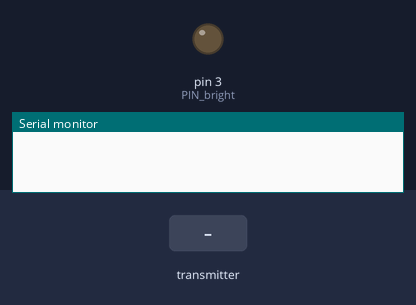
A sketch run on a simulated Arduino Uno, built with avr-gcc and run on an emulated ATmega328P. On the bench: output pins drawn as LEDs (lit = HIGH), the last lines printed to the serial monitor. The test bench sets the inputs (shaded band). No radio packets arrive unless stated.

Above: at 1.2 s.
1.3 s: the transmitter starts sending potValue.0 = 1023
At 1.9 s:
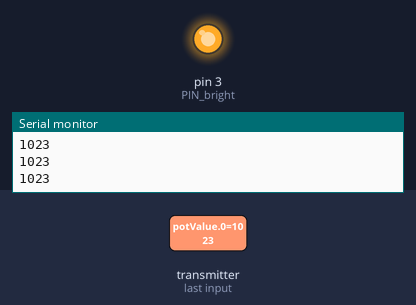
2.8 s: the transmitter starts sending potValue.0 = 0
At 3.1 s:
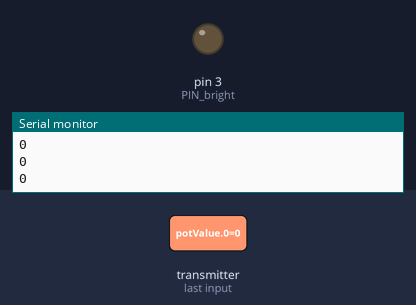
Timing chart, 0 to 5.8 s (numbered marks = the images above; inputs shaded):
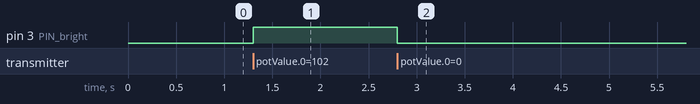

Measured:
- after the input at 1.3 s, pin 3 (PIN_bright): LOW → HIGH at once
- after the input at 2.8 s, pin 3 (PIN_bright): HIGH → LOW at once

The sketch:

test_priem.ino
```cpp
#include <SPI.h>  // Подключаем библиотеку для работы с SPI-интерфейсом
#include <nRF24L01.h> // Подключаем файл конфигурации из библиотеки RF24
#include <RF24.h> // Подключаем библиотеку для работа для работы с модулем NRF24L01

#define PIN_bright 3  // Номер пина Arduino, к которому подключен светодиод
#define PIN_CE  10  // Номер пина Arduino, к которому подключен вывод CE радиомодуля
#define PIN_CSN 9 // Номер пина Arduino, к которому подключен вывод CSN радиомодуля

RF24 radio(PIN_CE, PIN_CSN); // Создаём объект radio с указанием выводов CE и CSN

int potValue[1]; // Создаём массив для приёма значений потенциометра

void setup() {
  Serial.begin(9600);
  pinMode(PIN_bright, OUTPUT); // Настраиваем на выход пин светодиода
  radio.begin();  // Инициализация модуля NRF24L01
  radio.setChannel(5); // Обмен данными будет вестись на пятом канале (2,405 ГГц)
  radio.setDataRate (RF24_1MBPS); // Скорость обмена данными 1 Мбит/сек
  radio.setPALevel(RF24_PA_HIGH); // Выбираем высокую мощность передатчика (-6dBm)
  radio.openReadingPipe (1, 0x7878787878LL); // Открываем трубу ID передатчика
  radio.startListening(); // Начинаем прослушивать открываемую трубу
}

void loop() {
  if(radio.available()){ // Если в буфер приёмника поступили данные
    radio.read(&potValue, sizeof(potValue)); // Читаем показания потенциометра
    analogWrite(PIN_bright, potValue[0]); // Регулируем яркость диода
    Serial.println(potValue[0]);
  }
}
```
